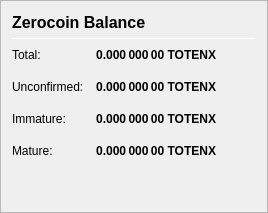
                   <widget class="QFrame" name="frame_ZerocoinBalances">
                    <property name="frameShape">
                     <enum>QFrame::StyledPanel</enum>
                    </property>
                    <property name="frameShadow">
                     <enum>QFrame::Raised</enum>
                    </property>
                    <layout class="QVBoxLayout" name="verticalLayout_7">
                     <item>
                      <layout class="QHBoxLayout" name="horizontalLayout_8" stretch="0">
                       <item>
                        <widget class="QLabel" name="label_5z_3">
                         <property name="minimumSize">
                          <size>
                           <width>0</width>
                           <height>20</height>
                          </size>
                         </property>
                         <property name="font">
                          <font>
                           <pointsize>12</pointsize>
                           <weight>75</weight>
                           <bold>true</bold>
                          </font>
                         </property>
                         <property name="text">
                          <string>Zerocoin Balance</string>
                         </property>
                        </widget>
                       </item>
                      </layout>
                     </item>
                     <item>
                      <widget class="Line" name="line_ZerocoinBalance">
                       <property name="minimumSize">
                        <size>
                         <width>0</width>
                         <height>1</height>
                        </size>
                       </property>
                       <property name="maximumSize">
                        <size>
                         <width>16777215</width>
                         <height>1</height>
                        </size>
                       </property>
                       <property name="orientation">
                        <enum>Qt::Horizontal</enum>
                       </property>
                      </widget>
                     </item>
                     <item>
                      <layout class="QGridLayout" name="gridLayout_5">
                       <property name="spacing">
                        <number>12</number>
                       </property>
                       <item row="4" column="0">
                        <widget class="QLabel" name="labelzBalanceMatureText">
                         <property name="toolTip">
                          <string>Mature: more than 20 confirmation and more than 3 mints of the same denomination after it was minted.
These zTOTENX are spendable.</string>
                         </property>
                         <property name="text">
                          <string>Mature:</string>
                         </property>
                        </widget>
                       </item>
                       <item row="1" column="1">
                        <widget class="QLabel" name="labelzBalance">
                         <property name="font">
                          <font>
                           <weight>75</weight>
                           <bold>true</bold>
                          </font>
                         </property>
                         <property name="cursor">
                          <cursorShape>IBeamCursor</cursorShape>
                         </property>
                         <property name="toolTip">
                          <string>All available zTOTENX, unconfirmed and immature zTOTENX included.</string>
                         </property>
                         <property name="text">
                          <string notr="true">0.000 000 00 TOTENX</string>
                         </property>
                         <property name="alignment">
                          <set>Qt::AlignRight|Qt::AlignTrailing|Qt::AlignVCenter</set>
                         </property>
                         <property name="textInteractionFlags">
                          <set>Qt::LinksAccessibleByMouse|Qt::TextSelectableByKeyboard|Qt::TextSelectableByMouse</set>
                         </property>
                        </widget>
                       </item>
                       <item row="1" column="0">
                        <widget class="QLabel" name="labelzBalanceText">
                         <property name="toolTip">
                          <string>All available zTOTENX, unconfirmed and immature zTOTENX included.</string>
                         </property>
                         <property name="text">
                          <string>Total:</string>
                         </property>
                        </widget>
                       </item>
                       <item row="1" column="2">
                        <spacer name="horizontalSpacer_8">
                         <property name="orientation">
                          <enum>Qt::Horizontal</enum>
                         </property>
                         <property name="sizeHint" stdset="0">
                          <size>
                           <width>40</width>
                           <height>20</height>
                          </size>
                         </property>
                        </spacer>
                       </item>
                       <item row="4" column="2">
                        <spacer name="horizontalSpacer_4">
                         <property name="orientation">
                          <enum>Qt::Horizontal</enum>
                         </property>
                         <property name="sizeHint" stdset="0">
                          <size>
                           <width>40</width>
                           <height>20</height>
                          </size>
                         </property>
                        </spacer>
                       </item>
                       <item row="4" column="1">
                        <widget class="QLabel" name="labelzBalanceMature">
                         <property name="font">
                          <font>
                           <weight>75</weight>
                           <bold>true</bold>
                          </font>
                         </property>
                         <property name="toolTip">
                          <string>Mature: more than 20 confirmation and more than 3 mints of the same denomination after it was minted.
These zTOTENX are spendable.</string>
                         </property>
                         <property name="text">
                          <string>0.000 000 00 TOTENX</string>
                         </property>
                         <property name="alignment">
                          <set>Qt::AlignRight|Qt::AlignTrailing|Qt::AlignVCenter</set>
                         </property>
                        </widget>
                       </item>
                       <item row="2" column="0">
                        <widget class="QLabel" name="labelzBalanceUnconfirmedText">
                         <property name="toolTip">
                          <string>Unconfirmed: less than 20 confirmations
Immature: confirmed, but less than 3 mints of the same denomination after it was minted</string>
                         </property>
                         <property name="text">
                          <string>Unconfirmed:</string>
                         </property>
                        </widget>
                       </item>
                       <item row="2" column="1">
                        <widget class="QLabel" name="labelzBalanceUnconfirmed">
                         <property name="font">
                          <font>
                           <weight>75</weight>
                           <bold>true</bold>
                          </font>
                         </property>
                         <property name="toolTip">
                          <string>Unconfirmed: less than 20 confirmations
Immature: confirmed, but less than 3 mints of the same denomination after it was minted</string>
                         </property>
                         <property name="text">
                          <string>0.000 000 00 TOTENX</string>
                         </property>
                         <property name="alignment">
                          <set>Qt::AlignRight|Qt::AlignTrailing|Qt::AlignVCenter</set>
                         </property>
                        </widget>
                       </item>
                       <item row="2" column="2">
                        <spacer name="horizontalSpacer_5">
                         <property name="orientation">
                          <enum>Qt::Horizontal</enum>
                         </property>
                         <property name="sizeHint" stdset="0">
                          <size>
                           <width>40</width>
                           <height>20</height>
                          </size>
                         </property>
                        </spacer>
                       </item>
                       <item row="3" column="0">
                        <widget class="QLabel" name="labelzBalanceImmatureText">
                         <property name="toolTip">
                          <string>Unconfirmed: less than 20 confirmations
Immature: confirmed, but less than 3 mints of the same denomination after it was minted</string>
                         </property>
                         <property name="text">
                          <string>Immature:</string>
                         </property>
                        </widget>
                       </item>
                       <item row="3" column="1">
                        <widget class="QLabel" name="labelzBalanceImmature">
                         <property name="font">
                          <font>
                           <weight>75</weight>
                           <bold>true</bold>
                          </font>
                         </property>
                         <property name="toolTip">
                          <string>Unconfirmed: less than 20 confirmations
Immature: confirmed, but less than 3 mints of the same denomination after it was minted</string>
                         </property>
                         <property name="text">
                          <string>0.000 000 00 TOTENX</string>
                         </property>
                         <property name="alignment">
                          <set>Qt::AlignRight|Qt::AlignTrailing|Qt::AlignVCenter</set>
                         </property>
                        </widget>
                       </item>
                       <item row="3" column="2">
                        <spacer name="horizontalSpacer_7">
                         <property name="orientation">
                          <enum>Qt::Horizontal</enum>
                         </property>
                         <property name="sizeHint" stdset="0">
                          <size>
                           <width>40</width>
                           <height>20</height>
                          </size>
                         </property>
                        </spacer>
                       </item>
                      </layout>
                     </item>
                     <item>
                      <spacer name="verticalSpacer_4">
                       <property name="orientation">
                        <enum>Qt::Vertical</enum>
                       </property>
                       <property name="sizeHint" stdset="0">
                        <size>
                         <width>20</width>
                         <height>40</height>
                        </size>
                       </property>
                      </spacer>
                     </item>
                    </layout>
                   </widget>
